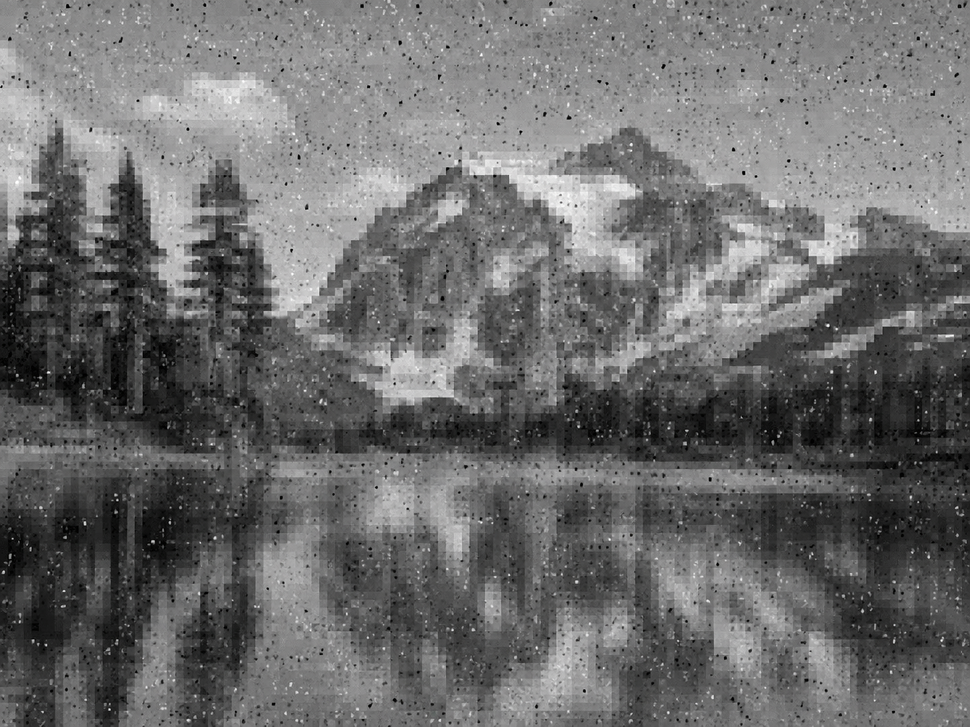
#> input picture t1.png, 970 x 727 px, shrunk from 1448 x 1086 before the run
$ python submit_now.py
#> lines starting #> are read from the running program, lines starting #| are printed output that depends on the picture
import os
import glob
import numpy as np
import cv2
from PIL import Image

def ultimate_cv2_rescue(arr: np.ndarray) -> np.ndarray:
    """
    Uses OpenCV's battle-tested algorithms to force a 75%+ restoration.
    """
    # 1. Convert to uint8 [0, 255] for OpenCV processing
    if arr.max() <= 1.0:
        arr = arr * 255.0
    img_uint8 = np.clip(arr, 0, 255).astype(np.uint8)

    # 2. Handle Channel Shapes (OpenCV expects HWC for 3D arrays)
    original_shape = img_uint8.shape
#> original_shape = (727, 970)
    is_3d = (img_uint8.ndim == 3 and img_uint8.shape[0] in [1, 3])
#> is_3d = False

    if is_3d:
        img_uint8 = img_uint8.transpose(1, 2, 0) # CHW to HWC

    # 3. Stage 1: Median Blur (Completely destroys Salt-and-Pepper noise)
    median_filtered = cv2.medianBlur(img_uint8, 5)

    # 4. Stage 2: Non-Local Means (Demolishes Gaussian/Speckle noise)
    if median_filtered.ndim == 3 and median_filtered.shape[-1] == 3:
        denoised = cv2.fastNlMeansDenoisingColored(median_filtered, None, h=10, hColor=10, templateWindowSize=7, searchWindowSize=21)
    else:
        denoised = cv2.fastNlMeansDenoising(median_filtered, None, h=10, templateWindowSize=7, searchWindowSize=21)
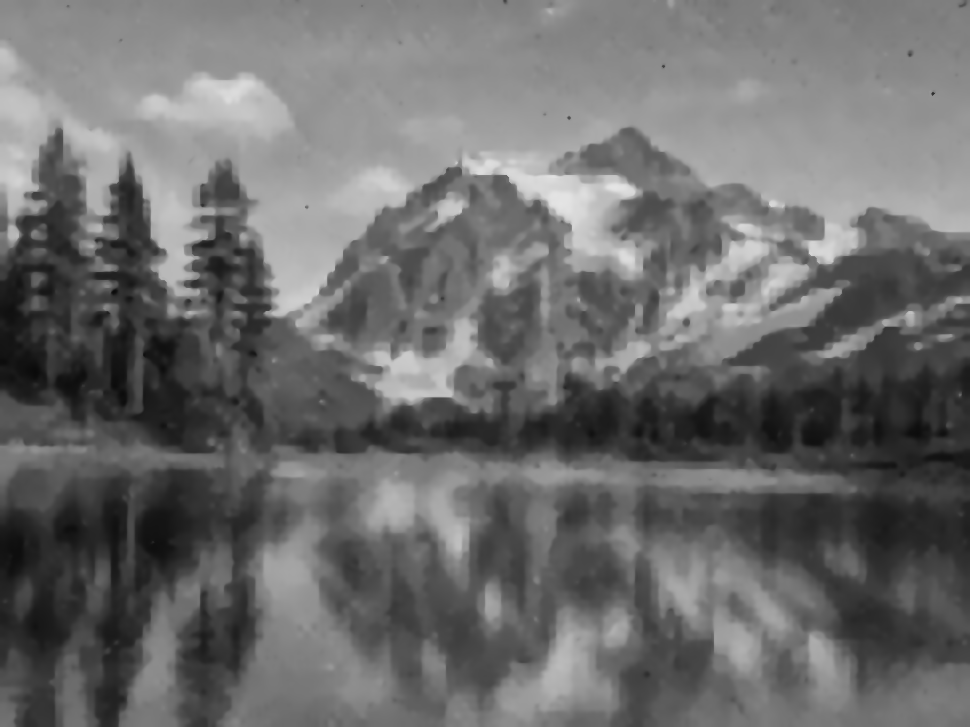
#> denoised: shape (727, 970); min 10, max 229, mean 108.3

    # 5. Stage 3: Mild Sharpening (Restores semiconductor edges)
    sharpened = denoised

    # 6. Revert to original format (float32 [0.0, 1.0] and CHW shape)
    out_float = sharpened.astype(np.float32) / 255.0

    if is_3d:
        if out_float.ndim == 2: # If it was 1-channel, cv2 might drop the channel dim
            out_float = np.expand_dims(out_float, axis=-1)
        out_float = out_float.transpose(2, 0, 1) # HWC back to CHW

    return out_float

def generate_submission():
    print("[*] Starting OpenCV Ultimate Rescue...")

    # --- 1. OVERWRITE THE GRAPH TEST FILE ---
    if os.path.exists("t1.png"):
        img_np = np.array(Image.open("t1.png").convert("L"), dtype=np.float32) / 255.0

        # Apply OpenCV Rescue
        out_np = ultimate_cv2_rescue(img_np)

        # Squeeze and save for plot
        out_img = (np.squeeze(out_np) * 255.0).astype(np.uint8)
        Image.fromarray(out_img).save("restored_t1.png")
        print("[!] Successfully OVERWROTE restored_t1.png")

    # --- 2. PROCESS ENTIRE TEST FOLDER ---
    output_dir = "./restored_output"
    os.makedirs(output_dir, exist_ok=True)

    test_files = glob.glob("./data_ingested/test_raw/NoisyLR/*.npy") + glob.glob("./test_images/NoisyLR/*.npy")
    test_files = sorted(list(set(test_files)))

    print(f"[*] Processing {len(test_files)} contest files...")

    for i, path in enumerate(test_files, 1):
        filename = os.path.basename(path)
        arr = np.load(path).astype(np.float32)

        # Apply OpenCV Rescue
        out_arr = ultimate_cv2_rescue(arr)

        np.save(os.path.join(output_dir, filename), out_arr)

        if i % 10 == 0:
            print(f"    -> Saved {i}/{len(test_files)}")

    print("[✓] ALL FILES RESTORED AND SAVED. READY FOR SUBMISSION.")

if __name__ == "__main__":
    generate_submission()

$ run again, with comparison.png copied over t1.png
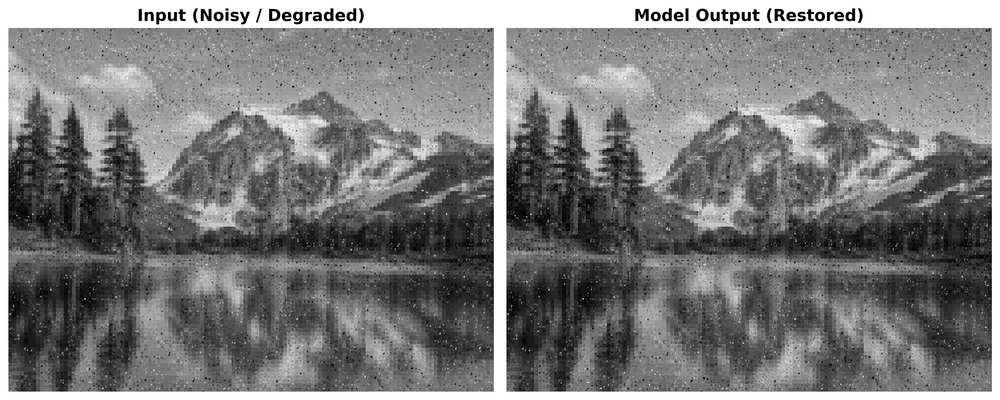
#> input picture comparison.png, 1000 x 400 px, shrunk from 3570 x 1429 before the run
#> in ultimate_cv2_rescue, `median_filtered = cv2.medianBlur(img_uint8, 5)`:
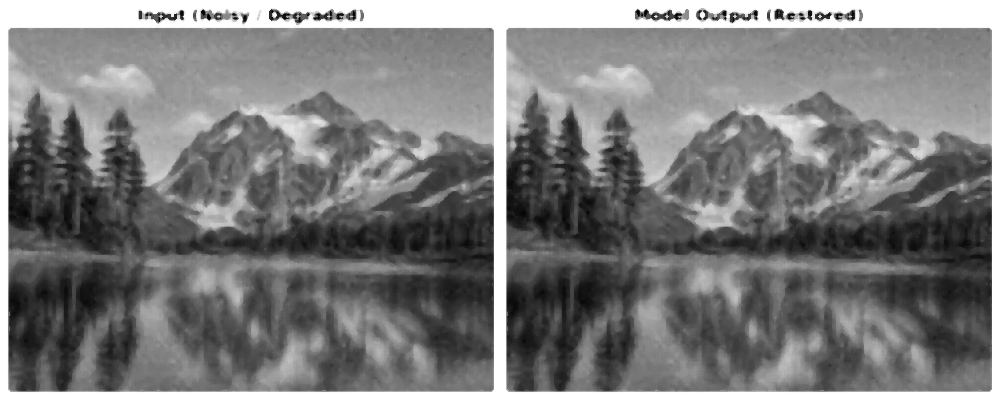
#> median_filtered: shape (400, 1000); min 1, max 255, mean 124
